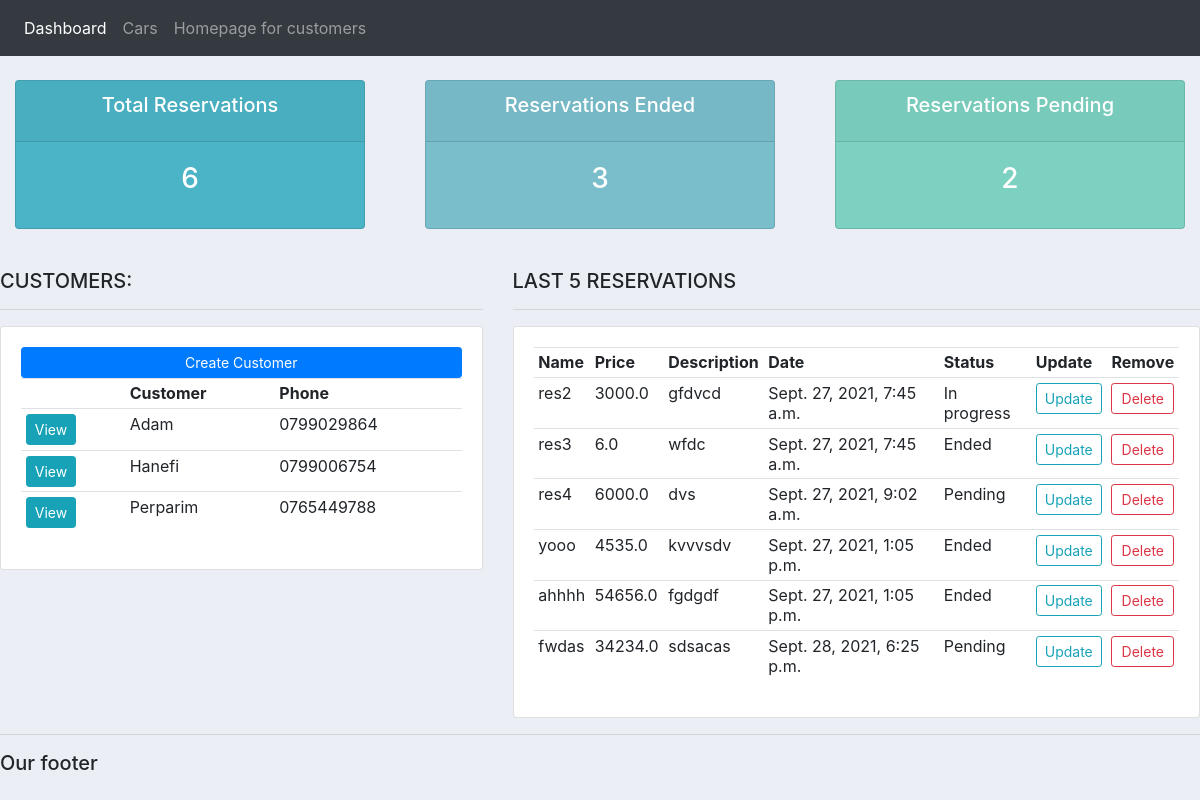
The page /dashboard/ (signed in) on the database its author committed.
### dashboard/models.py (models this page shows, shortened)
class Customer(models.Model):
    name = models.CharField(max_length=200, null=True)
    phone = models.CharField(max_length=200, null=True)
    email = models.CharField(max_length=200, null=True)
    date_created = models.DateTimeField(auto_now_add=True, null=True)

class Reservation(models.Model):
    STATUS = (
        ('Pending', 'Pending'),
        ('In progress', 'In progress'),
        ('Ended', 'Ended'),
    )
    name = models.CharField(max_length=200, null=True)
    price = models.FloatField(null=True)
    description = models.CharField(max_length=200, null=True)
    date_created = models.DateTimeField(auto_now_add=True, null=True)
    status = models.CharField(max_length=200, null=True, choices=STATUS)
    customer = models.ForeignKey(Customer, null=True, on_delete=models.SET_NULL)
    car = models.ForeignKey(Car, null=True, on_delete=models.SET_NULL)

### dashboard/views.py (the view)
# urls.py: path('', include('dashboard.urls')),
@login_required
def dashboard(request):
    reservation = Reservation.objects.all()
    customer = Customer.objects.all()
    total_customer = customer.count()
    total_reservation = reservation.count()
    ended = reservation.filter(status='Ended').count()
    pending = reservation.filter(status='Pending').count()
    context = {'reservation': reservation, 'customer': customer, 'total_reservation': total_reservation, 'ended': ended, 'pending': pending}
    return render(request, 'dashboard/dashboard.html', context)

### dashboard/templates/dashboard/dashboard.html
{% extends 'dashboard/main.html' %}
{% block content %}
{% include 'dashboard/status.html' %}
<br>
<div class="row">
	<div class="col-md-5">
		<h5>CUSTOMERS:</h5>
		<hr>
		<div class="card card-body">
			<a class="btn btn-primary  btn-sm btn-block" href="">Create Customer</a>
			<table class="table table-sm">
				<tr>
					<th></th>
					<th>Customer</th>
					<th>Phone</th>
				</tr>
				{% for r in customer %}
					<tr>
						<td><a class="btn btn-sm btn-info" href="{% url 'customers' r.id %}">View</a></td>
						<td>{{r.name}}</td>
						<td>{{r.phone}}</td>
					</tr>
				{% endfor %}
			</table>
		</div>
	</div>
	<div class="col-md-7">
		<h5>LAST 5 RESERVATIONS</h5>
		<hr>
		<div class="card card-body">
			<table class="table table-sm">
				<tr>
					<th>Name</th>
					<th>Price</th>
					<th>Description</th>
					<th>Date</th>
					<th>Status</th>
					<th>Update</th>
					<th>Remove</th>
				</tr>
				{% for x in reservation %}
					<tr>
						<td>{{x.name}}</td>
						<td>{{x.price}}</td>
						<td>{{x.description}}</td>
						<td>{{x.date_created}}</td>
						<td>{{x.status}}</td>
						<td><a class="btn btn-outline-info  btn-sm btn-block" href="{% url 'updateReservation' x.id%}">Update</a></td>
						<td><a class="btn btn-outline-danger  btn-sm btn-block" href="{% url 'deleteReservation' x.id%}">Delete</a></td>
					</tr>
				{% endfor %}
			</table>
		</div>
	</div>
</div>
{% endblock %}

### static/css/main.css (style rules this page uses)
body { background-color: #ebeff5; }

### rows shown on the page
Customer: name "Adam", phone "0799029864"
Customer: name "Hanefi", phone "0799006754"
Customer: name "Perparim", phone "0765449788"
Reservation: name "res2", price "3000.0", description "gfdvcd", date_created "Sept. 27, 2021, 7:45 a.m.", status "In progress"
Reservation: name "res3", price "6.0", description "wfdc", date_created "Sept. 27, 2021, 7:45 a.m.", status "Ended"
Reservation: name "res4", price "6000.0", description "dvs", date_created "Sept. 27, 2021, 9:02 a.m.", status "Pending"
Reservation: name "yooo", price "4535.0", description "kvvvsdv", date_created "Sept. 27, 2021, 1:05 p.m.", status "Ended"
Reservation: name "ahhhh", price "54656.0", description "fgdgdf", date_created "Sept. 27, 2021, 1:05 p.m.", status "Ended"
Reservation: name "fwdas", price "34234.0", description "sdsacas", date_created "Sept. 28, 2021, 6:25 p.m.", status "Pending"

### other values the page prints
{{ total_reservation }} "6"
{{ ended }} "3"
{{ pending }} "2"
